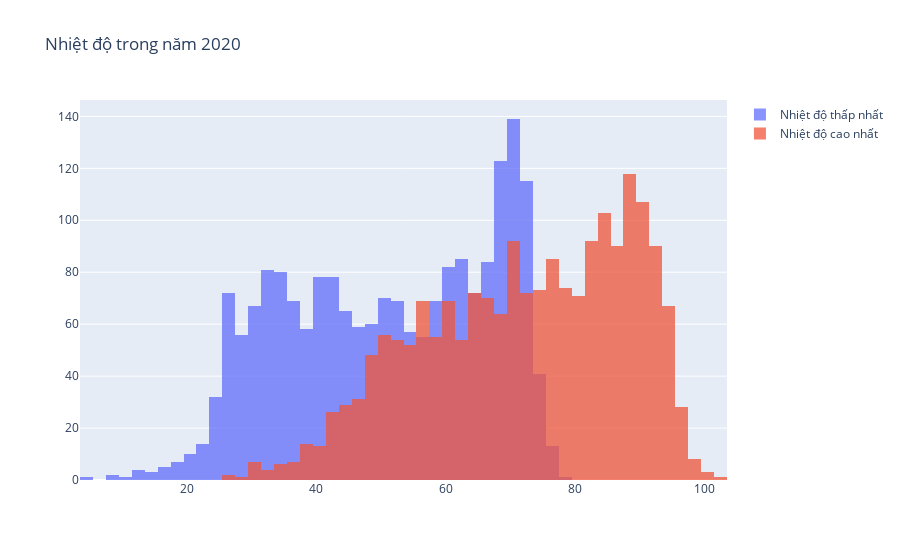

The notebook cell saved with this chart:
### Code cell
year = df[df.index.year == 2020]
fig = go.Figure()
fig.add_trace(go.Histogram(x = df['tmin'], name = ele['tmin']))
fig.add_trace(go.Histogram(x = df['tmax'], name = ele['tmax']))
# Overlay both histograms
fig.update_layout(barmode='overlay', title_text=f'Nhiệt độ trong năm {year.index.year[0]}')
# Reduce opacity to see both histograms
fig.update_traces(opacity=0.75)
# fig.update_layout(
#     title_text=f'Nhiệt độ trong năm {year.index.year[0]}', # title of plot
#     xaxis_title_text='Month', # xaxis label
#     yaxis_title_text='Count', # yaxis label
#     bargap=0.2, # gap between bars of adjacent location coordinates
#     bargroupgap=0.1 # gap between bars of the same location coordinates
# )
fig.show()

### Figure 1 — Plotly figure (JSON) as saved in the notebook; plotly's stock layout.template omitted (floating-point values rounded to 4 significant figures; data arrays with more than 128 entries replaced by an {"elided": "..."} marker saying what was removed)
{"data": [{"name": "Nhiệt độ thấp nhất", "opacity": 0.75, "type": "histogram", "x": {"elided": "1977 int values"}}, {"name": "Nhiệt độ cao nhất", "opacity": 0.75, "type": "histogram", "x": {"elided": "1977 int values"}}], "layout": {"barmode": "overlay", "title": {"text": "Nhiệt độ trong năm 2020"}}}
